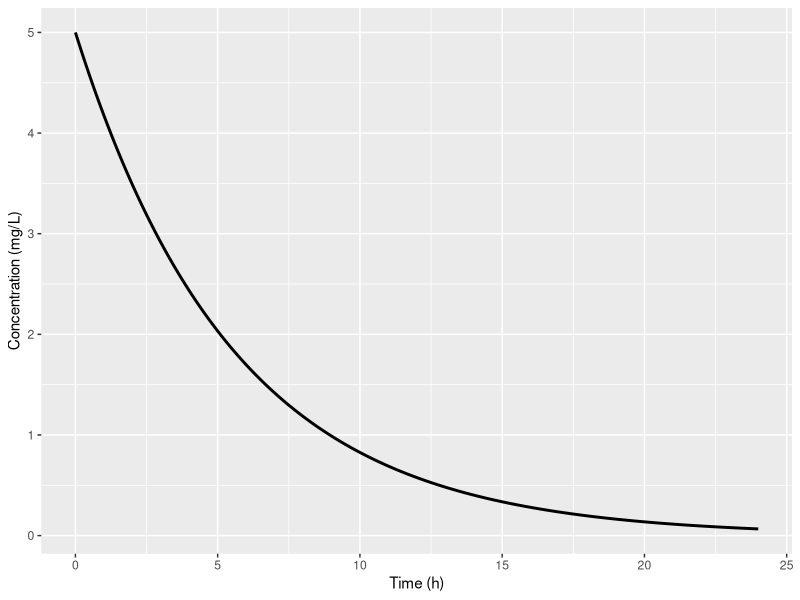

This figure's R source:
# One-Compartment Model: Intravenous Bolus Administration
# Extracted executable R code from 05-one-compartment-iv-bolus.qmd
# Generated by scripts/extract_code.R — do not edit by hand.
# Regenerate: Rscript scripts/extract_code.R   (book repo)
#             Rscript scripts/extract_code.R --standalone   (bundle)
# Working directory: run from the repository root (data/ paths are relative).

# ----------------------------------------------------------------------
# Section: Simulation in R
# ----------------------------------------------------------------------

library(ggplot2)

dose <- 100

V <- 20

k <- 0.18

time <- seq(0,24,0.1)

conc <- dose/V*exp(-k*time)

ggplot(
    data.frame(time,conc),
    aes(time,conc)
)+
geom_line(linewidth=1)+
labs(
    x="Time (h)",
    y="Concentration (mg/L)"
)
